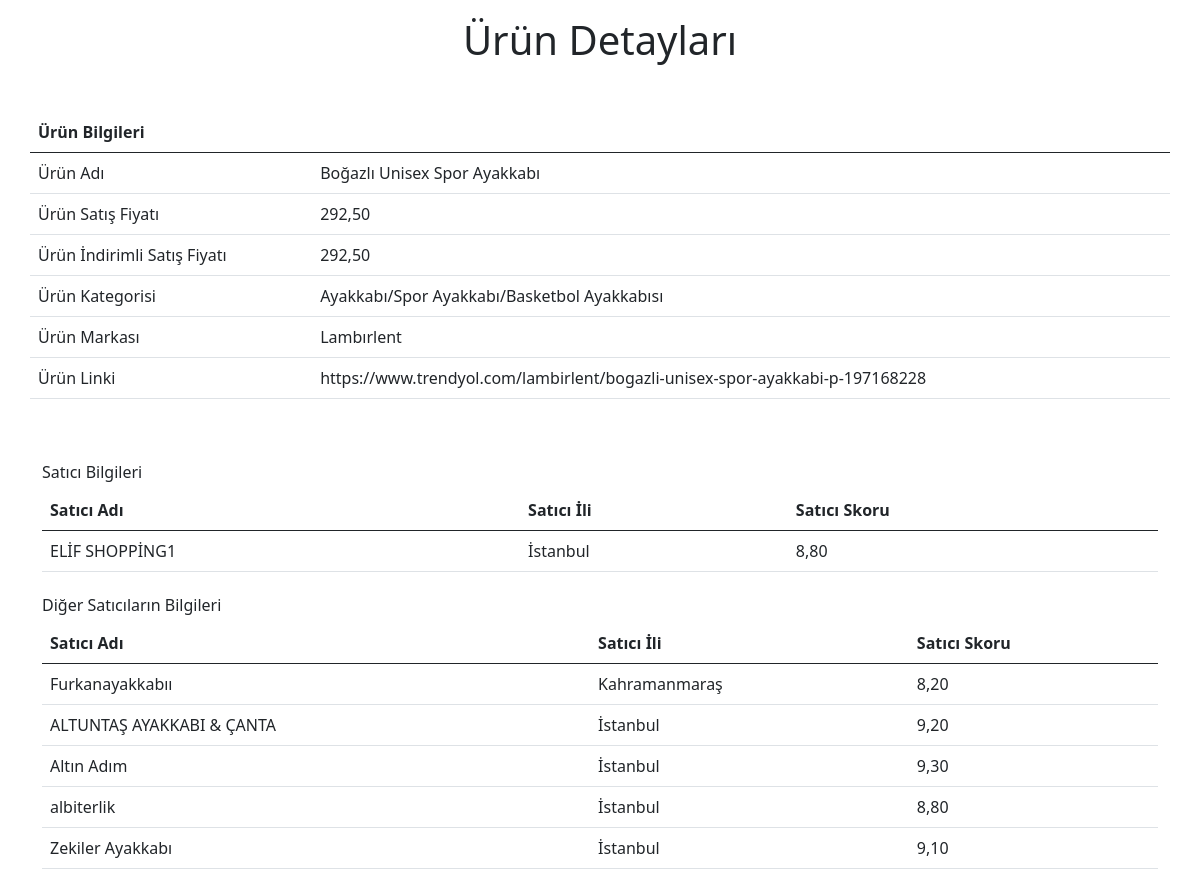
Screenshot of /product-detail/21/ with the database file from the repository.
### scrap/models.py (models this page shows, shortened)
class Trendyol_Product(models.Model):
	name = models.CharField(max_length=200)
	brand = models.CharField(max_length=200)
	sellingPrice = models.DecimalField(max_digits=10, decimal_places=2)
	discountedPrice = models.DecimalField(max_digits=10, decimal_places=2)
	category = models.CharField(max_length=200)
	merchant = models.ForeignKey(Merchant, on_delete=models.CASCADE)
	other_merchants = models.ManyToManyField(Merchant, related_name='other_Merchants')
	url = models.CharField(max_length=200)
	class Meta:
		verbose_name = 'Ürün'
		verbose_name_plural = 'Ürünler'

class Merchant(models.Model):
	name = models.CharField(max_length=200)
	city_name = models.CharField(max_length=200)
	seller_score = models.DecimalField(max_digits=10, decimal_places=2)
	class Meta:
		verbose_name = 'Satıcı'
		verbose_name_plural = 'Satıcılar'

### scrap/views.py (the view)
# urls.py: path('product-detail/<int:pk>/', views.Product_Detail.as_view(), name='product_detail'),
class Product_Detail(TemplateView):
	template_name = 'product_detail.html'
	def get_context_data(self, **kwargs):
		context = super().get_context_data(**kwargs)
		product = Trendyol_Product.objects.get(pk=self.kwargs['pk'])
		context['product'] = product
		return context

### templates/product_detail.html (shortened to what this page needs)
<!DOCTYPE html>
<html lang="tr">
<head>
	<link href="https://cdn.jsdelivr.net/npm/bootstrap@5.0.2/dist/css/bootstrap.min.css" rel="stylesheet">
</head>
<body>
	<div class="container">
		<h1 class="title my-3 text-center">Ürün Detayları</h1>
		<div class="row my-5">
			<table class="table table-hover">
				<thead>
					<tr>
						<th>Ürün Bilgileri</th>
						<th></th>
					</tr>
				</thead>
				<tbody>
					<tr>
						<td>Ürün Adı</td>
						<td>{{ product.name }}</td>
					</tr>
					<tr>
						<td>Ürün Satış Fiyatı</td>
						<td>{{ product.sellingPrice }}</td>
					</tr>
					<tr>
						<td>Ürün İndirimli Satış Fiyatı</td>
						<td>{{ product.discountedPrice }}</td>
					</tr>
					<tr>
						<td>Ürün Kategorisi</td>
						<td>{{ product.category }}</td>
					</tr>
					<tr>
						<td>Ürün Markası</td>
						<td>{{ product.brand }}</td>
					</tr>
					<tr>
						<td>Ürün Linki</td>
						<td>{{ product.url }}</td>
					</tr>
				</tbody>
			</table>
		</div>
		<h6 class="mt-4">Satıcı Bilgileri</h6>
		<table class="table table-hover">
				<thead>
					<tr>
						<th>Satıcı Adı</th>
						<th>Satıcı İli</th>
						<th>Satıcı Skoru</th>
					</tr>
				</thead>
				<tbody>
					<tr>
						<td>{{ product.merchant.name }}</td>
						<td>{{ product.merchant.city_name }}</td>
						<td>{{ product.merchant.seller_score }}</td>
					</tr>
				</tbody>
		</table>
		<h6 class="mt-4">Diğer Satıcıların Bilgileri</h6>
		<table class="table table-hover">
				<thead>
					<tr>
						<th>Satıcı Adı</th>
						<th>Satıcı İli</th>
						<th>Satıcı Skoru</th>
					</tr>
				</thead>
				<tbody>
					{% for merchant in product.other_merchants.all %}
						<tr>
							<td>{{ merchant.name }}</td>
							<td>{{ merchant.city_name }}</td>
							<td>{{ merchant.seller_score }}</td>
						</tr>
					{% endfor %}
				</tbody>
		</table>
	</div>
</body>
</html>

### rows the page displays
Trendyol_Product: name "Boğazlı Unisex Spor Ayakkabı", sellingPrice "292,50", discountedPrice "292,50", category "Ayakkabı/Spor Ayakkabı/Basketbol Ayakkabısı", brand "Lambırlent", url "https://www.trendyol.com/lambirlent/bogazli-unisex-spor-ayakkabi-p-197168228", merchant.name "ELİF SHOPPİNG1", merchant.city_name "İstanbul", merchant.seller_score "8,80"
Merchant: name "Furkanayakkabıı", city_name "Kahramanmaraş", seller_score "8,20"
Merchant: name "ALTUNTAŞ AYAKKABI & ÇANTA", city_name "İstanbul", seller_score "9,20"
Merchant: name "Altın Adım", city_name "İstanbul", seller_score "9,30"
Merchant: name "albiterlik", city_name "İstanbul", seller_score "8,80"
Merchant: name "Zekiler Ayakkabı", city_name "İstanbul", seller_score "9,10"
